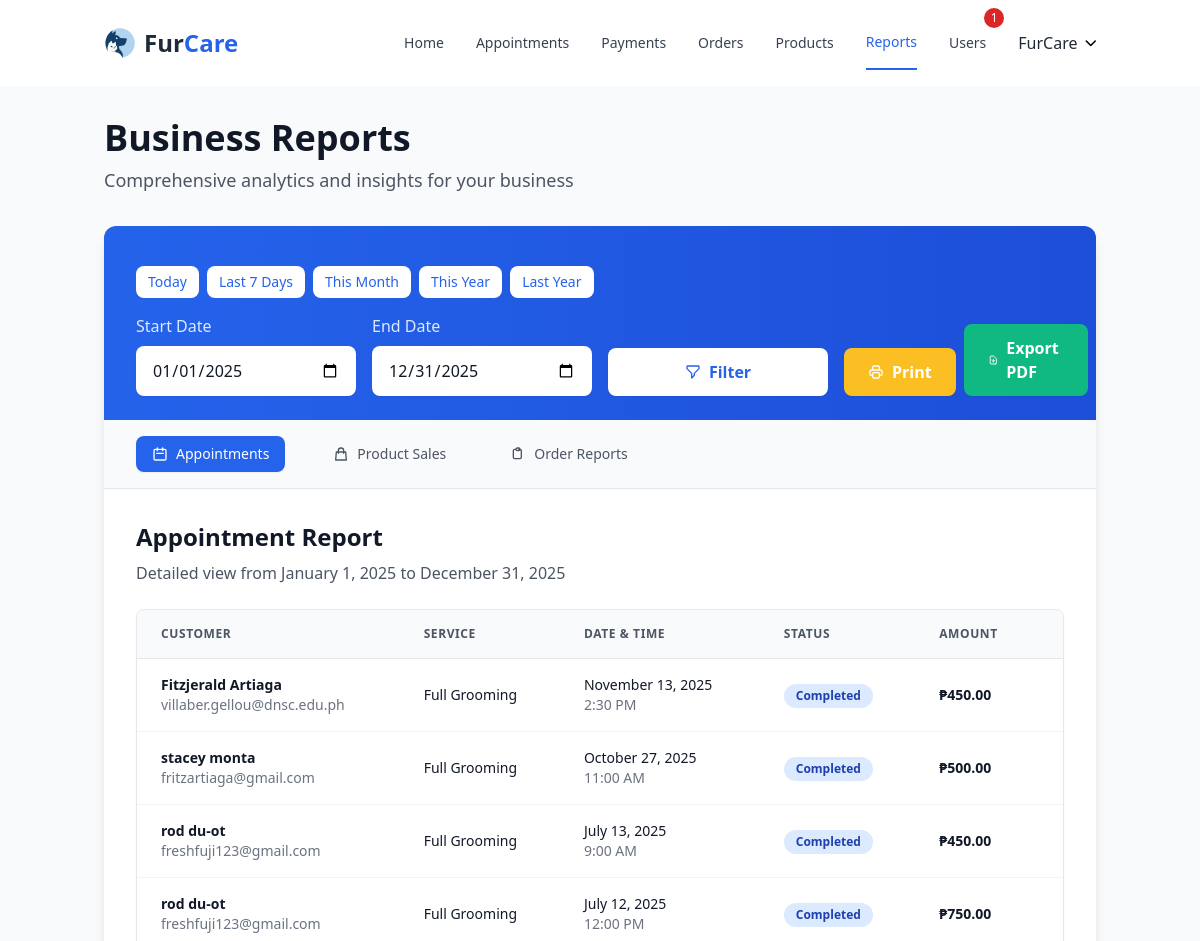
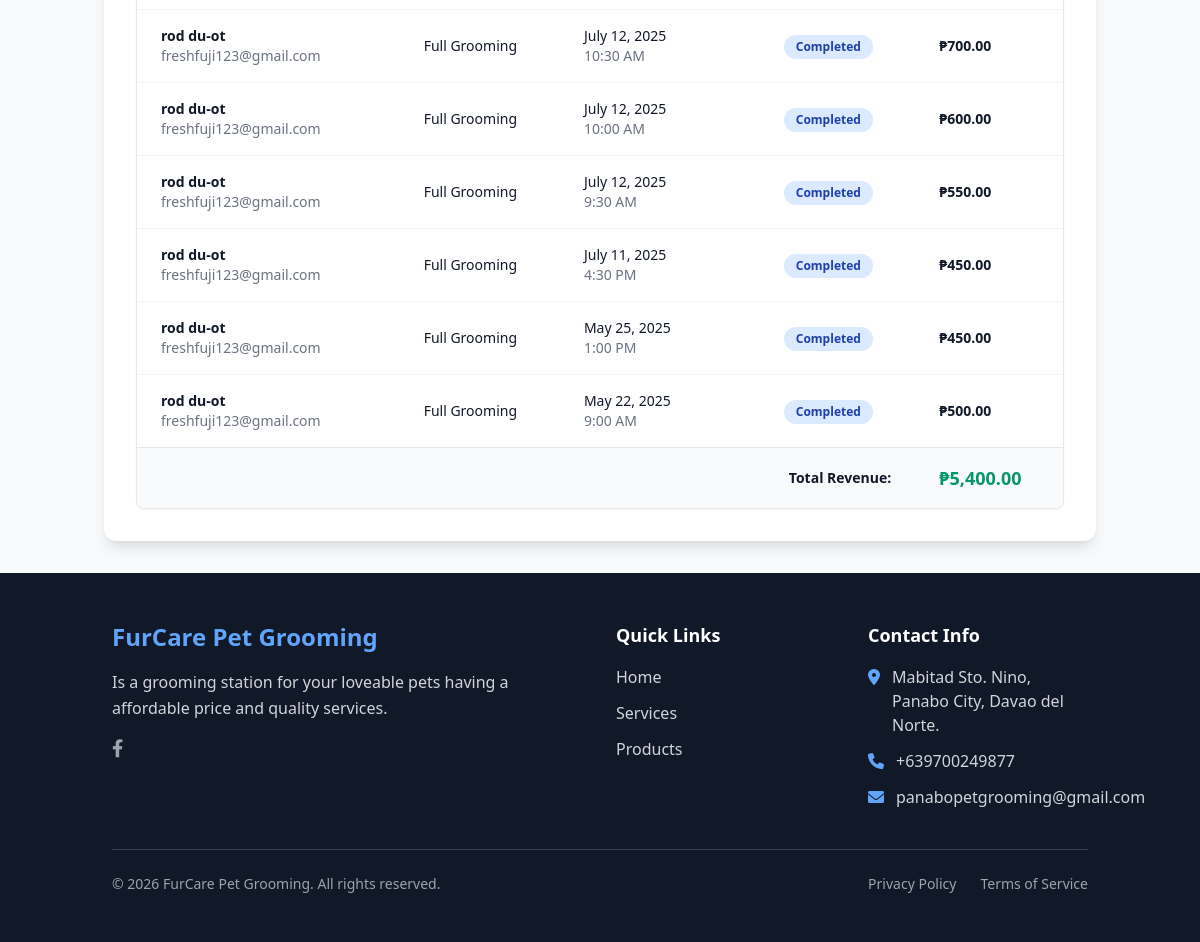
/admin/reports.php?type=appointments&start_date=2025-01-01&end_date=2025-12-31 (signed in), run on the app's committed database (2 pictures, top to bottom).
### tables this page shows
CREATE TABLE `users` (
  `id` int(11) NOT NULL,
  `first_name` varchar(50) NOT NULL,
  `last_name` varchar(50) NOT NULL,
  `email` varchar(100) NOT NULL,
  `password` varchar(255) NOT NULL,
  `phone` varchar(20) DEFAULT NULL,
  `address` text DEFAULT NULL,
  `is_admin` tinyint(1) DEFAULT 0,
  `is_verified` tinyint(1) DEFAULT 0,
  `is_approved` tinyint(1) NOT NULL DEFAULT 0,
  `verification_code` varchar(100) DEFAULT NULL,
  `reset_token` varchar(100) DEFAULT NULL,
  `reset_token_expires` datetime DEFAULT NULL,
  `created_at` timestamp NOT NULL DEFAULT current_timestamp(),
  `updated_at` timestamp NOT NULL DEFAULT current_timestamp() ON UPDATE current_timestamp(),
  `remember_token` varchar(100) DEFAULT NULL,
  `remember_token_expires` datetime DEFAULT NULL
);

CREATE TABLE `appointments` (
  `id` int(11) NOT NULL,
  `user_id` int(11) NOT NULL,
  `service_id` int(11) NOT NULL,
  `pet_name` varchar(100) NOT NULL,
  `email` varchar(100) NOT NULL,
  `contact_number` varchar(20) NOT NULL,
  `pet_type` varchar(50) NOT NULL,
  `appointment_date` date NOT NULL,
  `appointment_time` time NOT NULL,
  `status` enum('pending','confirmed','completed','declined','cancelled') DEFAULT 'pending',
  `notes` text DEFAULT NULL,
  `created_at` timestamp NOT NULL DEFAULT current_timestamp(),
  `updated_at` timestamp NOT NULL DEFAULT current_timestamp() ON UPDATE current_timestamp(),
  `is_archived` tinyint(1) DEFAULT 0,
  `archived_at` datetime DEFAULT NULL,
  `pet_size` varchar(20) DEFAULT NULL,
  `decline_reason` text DEFAULT NULL
);

CREATE TABLE `services` (
  `id` int(11) NOT NULL,
  `name` varchar(100) NOT NULL,
  `size` varchar(20) DEFAULT NULL,
  `description` text DEFAULT NULL,
  `price` decimal(10,2) NOT NULL,
  `duration` int(11) NOT NULL COMMENT 'Duration in minutes',
  `created_at` timestamp NOT NULL DEFAULT current_timestamp(),
  `updated_at` timestamp NOT NULL DEFAULT current_timestamp() ON UPDATE current_timestamp()
);

### admin/reports.php (the view, shortened to what the rows shown need)
<?php require_once __DIR__ . '/../includes/config.php'; ?>
<?php require_once __DIR__ . '/../includes/header.php'; ?>
<?php
$report_type = $_GET['type'] ?? 'appointments';
$start_date = $_GET['start_date'] ?? date('Y-m-01');
$end_date = $_GET['end_date'] ?? date('Y-m-t');
?>
<div class="min-h-screen bg-gray-50">
    <div class="container mx-auto px-4 py-8">
        <div class="mb-8">
            <h1 class="text-4xl font-bold text-gray-900 mb-2">Business Reports</h1>
        </div>
        <div class="bg-white rounded-xl shadow-lg overflow-hidden">
            <div class="p-8">
                <?php if ($report_type == 'appointments'): ?>
                    <div class="mb-6">
                        <h2 class="text-2xl font-bold text-gray-900 mb-2">Appointment Report</h2>
                    </div>
                    <?php
                    $stmt = $pdo->prepare("SELECT a.*, s.name as service_name, s.price as service_price,
u.first_name, u.last_name, u.email, u.phone
FROM appointments a
JOIN services s ON a.service_id = s.id
JOIN users u ON a.user_id = u.id
WHERE a.status = 'completed'
AND a.appointment_date BETWEEN ? AND ?
ORDER BY a.appointment_date DESC, a.appointment_time DESC");
                    $stmt->execute([$start_date, $end_date]);
                    $appointments = $stmt->fetchAll();
                    ?>
                    <div class="bg-white border border-gray-200 rounded-lg overflow-hidden shadow-sm">
                        <div class="overflow-x-auto">
                            <table class="min-w-full divide-y divide-gray-200">
                                <thead class="bg-gray-50">
                                    <tr>
                                        <th
                                            class="px-6 py-4 text-left text-xs font-semibold text-gray-600 uppercase tracking-wider">
                                            Customer</th>
                                        <th
                                            class="px-6 py-4 text-left text-xs font-semibold text-gray-600 uppercase tracking-wider">
                                            Service</th>
                                        <th
                                            class="px-6 py-4 text-left text-xs font-semibold text-gray-600 uppercase tracking-wider">
                                            Date & Time</th>
                                        <th
                                            class="px-6 py-4 text-left text-xs font-semibold text-gray-600 uppercase tracking-wider">
                                            Status</th>
                                        <th
                                            class="px-6 py-4 text-left text-xs font-semibold text-gray-600 uppercase tracking-wider">
                                            Amount</th>
                                    </tr>
                                </thead>
                                <tbody class="bg-white divide-y divide-gray-100">
                                    <?php foreach ($appointments as $appointment): ?>
                                        <tr class="hover:bg-gray-50 transition-colors">
                                            <td class="px-6 py-4">
                                                <div class="text-sm font-semibold text-gray-900">
                                                    <?php echo $appointment['first_name'] . ' ' . $appointment['last_name']; ?>
                                                </div>
                                                <div class="text-sm text-gray-500"><?php echo $appointment['email']; ?></div>
                                            </td>
                                            <td class="px-6 py-4">
                                                <div class="text-sm font-medium text-gray-900">
                                                    <?php echo $appointment['service_name']; ?>
                                                </div>
                                            </td>
                                            <td class="px-6 py-4">
                                                <div class="text-sm font-medium text-gray-900">
                                                    <?php echo formatDate($appointment['appointment_date']); ?>
                                                </div>
                                                <div class="text-sm text-gray-500">
                                                    <?php echo formatTime($appointment['appointment_time']); ?>
                                                </div>
                                            </td>
                                            <td class="px-6 py-4">
                                                <span class="inline-flex px-3 py-1 text-xs font-semibold rounded-full
<?php echo $appointment['status'] == 'confirmed' ? 'bg-green-100 text-green-800' : ($appointment['status'] == 'pending' ? 'bg-yellow-100 text-yellow-800' : ($appointment['status'] == 'completed' ? 'bg-blue-100 text-blue-800' :
                    'bg-red-100 text-red-800')); ?>">
                                                    <?php echo ucfirst($appointment['status']); ?>
                                                </span>
                                            </td>
                                            <td class="px-6 py-4">
                                                <div class="text-sm font-semibold text-gray-900">
                                                    ₱<?php echo number_format($appointment['service_price'], 2); ?></div>
                                            </td>
                                        </tr>
                                    <?php endforeach; ?>
                                </tbody>
                            </table>
                        </div>
                    </div>
                <?php endif; ?>
            </div>
        </div>
    </div>
</div>
<?php require_once __DIR__ . '/../includes/footer.php'; ?>

### includes/nav.php (shortened to what the rows shown need)
<?php
$current_page = basename($_SERVER['PHP_SELF']);
?>
<nav class="bg-white shadow-lg">
    <div class="container mx-auto px-4">
        <div class="flex justify-between items-center py-4">
            <div class="hidden md:flex items-center space-x-8">
                <?php if (isLoggedIn() && isAdmin()): ?>
                    <div class="hidden md:flex items-center space-x-8">
                        <a href="../admin/index.php"
                            class="text-sm font-medium <?= ($current_page == 'index.php') ? 'text-blue-600 border-b-2 border-blue-600 pb-4' : 'text-gray-700' ?> hover:text-blue-600 transition duration-300 py-4">
                            Home
                        </a>
                        <a href="../admin/appointments.php"
                            class="text-sm font-medium <?= ($current_page == 'appointments.php') ? 'text-blue-600 border-b-2 border-blue-600 pb-4' : 'text-gray-700' ?> hover:text-blue-600 transition duration-300 py-4 relative">
                            Appointments
                        </a>
                        <a href="../admin/payment-review.php"
                            class="text-sm font-medium <?= ($current_page == 'payment-review.php') ? 'text-blue-600 border-b-2 border-blue-600 pb-4' : 'text-gray-700' ?> hover:text-blue-600 transition duration-300 py-4 relative">
                            Payments
                        </a>
                        <a href="../admin/orders.php"
                            class="text-sm font-medium <?= ($current_page == 'orders.php') ? 'text-blue-600 border-b-2 border-blue-600 pb-4' : 'text-gray-700' ?> hover:text-blue-600 transition duration-300 py-4">
                            Orders
                        </a>
                        <a href="../admin/products.php"
                            class="text-sm font-medium <?= ($current_page == 'products.php') ? 'text-blue-600 border-b-2 border-blue-600 pb-4' : 'text-gray-700' ?> hover:text-blue-600 transition duration-300 py-4">
                            Products
                        </a>
                        <a href="../admin/reports.php"
                            class="text-sm font-medium <?= ($current_page == 'reports.php') ? 'text-blue-600 border-b-2 border-blue-600 pb-4' : 'text-gray-700' ?> hover:text-blue-600 transition duration-300 py-4">
                            Reports
                        </a>
                        <a href="../admin/manage-registrations.php"
                            class="text-sm font-medium <?= ($current_page == 'manage-registrations.php') ? 'text-blue-600 border-b-2 border-blue-600 pb-4' : 'text-gray-700' ?> hover:text-blue-600 transition duration-300 py-4 relative">
                            Users
                            <?php
                            $stmt = $pdo->prepare("SELECT COUNT(*) as pending_count FROM users WHERE is_approved = 0");
                            $stmt->execute();
                            $result = $stmt->fetch(PDO::FETCH_ASSOC);
                            $pending_reg_count = $result['pending_count'] ?? 0;
                            if ($pending_reg_count > 0): ?>
                                <span
                                    class="absolute -top-1 -right-2 bg-red-600 text-white text-xs rounded-full h-5 w-5 flex items-center justify-center font-medium transform translate-x-1/2 -translate-y-1/4">
                                    <?= $pending_reg_count ?>
                                </span>
                            <?php endif; ?>
                        </a>
                    </div>
                    <div class="relative group">
                        <button class="flex items-center space-x-2 focus:outline-none">
                            <span class="text-gray-800 text-md font-medium"><?php echo getUser()['first_name']; ?></span>
                            <i class="fas fa-chevron-down text-xs"></i>
                        </button>
                    </div>
                <?php endif; ?>
            </div>
        </div>
    </div>
</nav>

### data on the page
users: first_name "FurCare"
appointments: user.first_name "Fitzjerald", user.last_name "Artiaga", user.email "villaber.gellou@dnsc.edu.ph", service.name "Full Grooming", appointment_date "November 13, 2025", appointment_time "2:30 PM", status "Completed", service.price "450.00"
appointments: user.first_name "stacey", user.last_name "monta", user.email "fritzartiaga@gmail.com", service.name "Full Grooming", appointment_date "October 27, 2025", appointment_time "11:00 AM", status "Completed", service.price "500.00"
appointments: user.first_name "rod", user.last_name "du-ot", user.email "freshfuji123@gmail.com", service.name "Full Grooming", appointment_date "July 13, 2025", appointment_time "9:00 AM", status "Completed", service.price "450.00"
appointments: user.first_name "rod", user.last_name "du-ot", user.email "freshfuji123@gmail.com", service.name "Full Grooming", appointment_date "July 12, 2025", appointment_time "12:00 PM", status "Completed", service.price "750.00"
appointments: user.first_name "rod", user.last_name "du-ot", user.email "freshfuji123@gmail.com", service.name "Full Grooming", appointment_date "July 12, 2025", appointment_time "10:30 AM", status "Completed", service.price "700.00"
appointments: user.first_name "rod", user.last_name "du-ot", user.email "freshfuji123@gmail.com", service.name "Full Grooming", appointment_date "July 12, 2025", appointment_time "10:00 AM", status "Completed", service.price "600.00"
appointments: user.first_name "rod", user.last_name "du-ot", user.email "freshfuji123@gmail.com", service.name "Full Grooming", appointment_date "July 12, 2025", appointment_time "9:30 AM", status "Completed", service.price "550.00"
appointments: user.first_name "rod", user.last_name "du-ot", user.email "freshfuji123@gmail.com", service.name "Full Grooming", appointment_date "July 11, 2025", appointment_time "4:30 PM", status "Completed", service.price "450.00"
appointments: user.first_name "rod", user.last_name "du-ot", user.email "freshfuji123@gmail.com", service.name "Full Grooming", appointment_date "May 25, 2025", appointment_time "1:00 PM", status "Completed", service.price "450.00"
appointments: user.first_name "rod", user.last_name "du-ot", user.email "freshfuji123@gmail.com", service.name "Full Grooming", appointment_date "May 22, 2025", appointment_time "9:00 AM", status "Completed", service.price "500.00"

### other printed values
$pending_reg_count "1"
formatDate($start_date) "January 1, 2025"
formatDate($end_date) "December 31, 2025"
array_sum(array_column($appointments, 'service_price')) "5,400.00"
